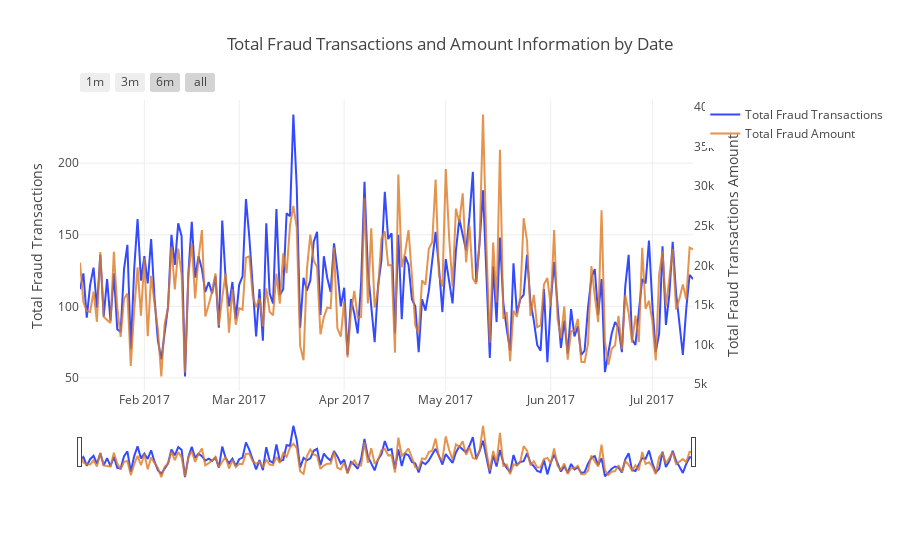

Notebook cell for this chart:
### Markdown cell above
## FRAUD TRANSACTIONS BY DATE

### Code cell
#seting some static color options
color_op = ['#021dff', '#DE7A22']

total_transactions_by_date_and_target = train_transaction_df.groupby([train_transaction_df.Date.dt.date, 'isFraud']) \
                                         ['TransactionID'].count().reset_index()

total_transactions_by_date_and_target.rename(columns={'TransactionID': 'TotalTransactions'}, inplace=True)

total_fraud_transaction_amount_by_date = train_transaction_df.groupby([train_transaction_df.Date.dt.date, 'isFraud']) \
                                   ['TransactionAmt'].sum().reset_index()

total_fraud_transaction_amount_by_date.rename(columns={'TransactionAmt': 'TotalAmount'}, inplace=True)

# select only Fraud Transactions
total_transactions_by_date_and_target = total_transactions_by_date_and_target \
                                        [total_transactions_by_date_and_target['isFraud'] == 1]

total_fraud_transaction_amount_by_date = total_fraud_transaction_amount_by_date \
                                        [total_fraud_transaction_amount_by_date['isFraud'] == 1]

trace1 = go.Scatter(x=total_transactions_by_date_and_target['Date'], 
                    y=total_transactions_by_date_and_target['TotalTransactions'],
                    opacity=0.8, line=dict(color=color_op[0]), name='Total Fraud Transactions')

trace2 = go.Scatter(x=total_fraud_transaction_amount_by_date['Date'], 
                    y=total_fraud_transaction_amount_by_date['TotalAmount'],
                    opacity=0.8, line=dict(color=color_op[1]), name='Total Fraud Amount', yaxis='y2')

# creating the layout that will allow us to give an title and 
# give us some interesting options to handle with the outputs of graphs
layout = dict(
    title = 'Total Fraud Transactions and Amount Information by Date',
    xaxis = dict(
        rangeselector = dict(
            buttons = list([
                dict(count=1, label='1m', step='month', stepmode='backward'),
                dict(count=3, label='3m', step='month', stepmode='backward'),
                dict(count=6, label='6m', step='month', stepmode='backward'),
                dict(step='all'),
            ])
        ),
        rangeslider = dict(visible=True),
        type = 'date'
    ),
    yaxis = dict(title = 'Total Fraud Transactions'),
    yaxis2 = dict(overlaying='y', anchor='x',
                  side='right', zeroline=False,
                  showgrid=False,
                  title='Total Fraud Transactions Amount')
)

# creating figure with the both traces and layout
fig = dict(data= [trace1, trace2,], layout=layout)

# rendering the graphs ==> it's an equivalent to plt.show()
iplot(fig)

### Figure 1 — Plotly figure (JSON) as saved in the notebook; plotly's stock layout.template omitted (floating-point values rounded to 4 significant figures; data arrays with more than 128 entries replaced by an {"elided": "..."} marker saying what was removed)
{"data": [{"line": {"color": "#021dff"}, "name": "Total Fraud Transactions", "opacity": 0.8, "type": "scatter", "uid": "4391d77c-dc81-475f-8a2c-87db87dd7d1c", "x": {"elided": "182 str values"}, "y": {"elided": "182 int values"}}, {"line": {"color": "#DE7A22"}, "name": "Total Fraud Amount", "opacity": 0.8, "type": "scatter", "uid": "a510f328-0159-48ef-969a-113f32edf1da", "x": {"elided": "182 str values"}, "y": {"elided": "182 float values"}, "yaxis": "y2"}], "layout": {"title": "Total Fraud Transactions and Amount Information by Date", "xaxis": {"rangeselector": {"buttons": [{"count": 1, "label": "1m", "step": "month", "stepmode": "backward"}, {"count": 3, "label": "3m", "step": "month", "stepmode": "backward"}, {"count": 6, "label": "6m", "step": "month", "stepmode": "backward"}, {"step": "all"}]}, "rangeslider": {"visible": true}, "type": "date"}, "yaxis": {"title": "Total Fraud Transactions"}, "yaxis2": {"anchor": "x", "overlaying": "y", "showgrid": false, "side": "right", "title": "Total Fraud Transactions Amount", "zeroline": false}}}
